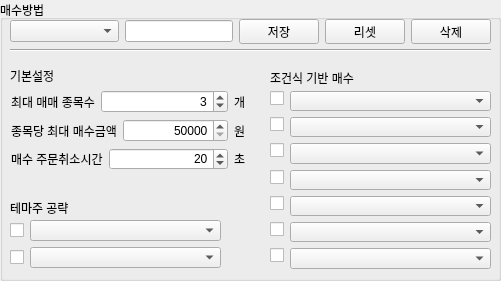
   <widget class="QGroupBox" name="groupBox_2">
    <property name="geometry">
     <rect>
      <x>10</x>
      <y>350</y>
      <width>501</width>
      <height>281</height>
     </rect>
    </property>
    <property name="title">
     <string>매수방법</string>
    </property>
    <widget class="QLabel" name="label_47">
     <property name="geometry">
      <rect>
       <x>10</x>
       <y>70</y>
       <width>56</width>
       <height>12</height>
      </rect>
     </property>
     <property name="text">
      <string>기본설정</string>
     </property>
    </widget>
    <widget class="QLabel" name="label_55">
     <property name="geometry">
      <rect>
       <x>270</x>
       <y>70</y>
       <width>101</width>
       <height>16</height>
      </rect>
     </property>
     <property name="text">
      <string>조건식 기반 매수</string>
     </property>
    </widget>
    <widget class="Line" name="line_4">
     <property name="geometry">
      <rect>
       <x>10</x>
       <y>42</y>
       <width>481</width>
       <height>16</height>
      </rect>
     </property>
     <property name="orientation">
      <enum>Qt::Horizontal</enum>
     </property>
    </widget>
    <widget class="QWidget" name="layoutWidget_11">
     <property name="geometry">
      <rect>
       <x>10</x>
       <y>19</y>
       <width>481</width>
       <height>25</height>
      </rect>
     </property>
     <layout class="QHBoxLayout" name="horizontalLayout_21" stretch="10,10,0,0,0">
      <item>
       <widget class="QComboBox" name="cmb_buy_method_list"/>
      </item>
      <item>
       <widget class="QLineEdit" name="le_buy_method">
        <property name="enabled">
         <bool>true</bool>
        </property>
       </widget>
      </item>
      <item>
       <widget class="QPushButton" name="btn_buy_method_save">
        <property name="text">
         <string>저장</string>
        </property>
       </widget>
      </item>
      <item>
       <widget class="QPushButton" name="btn_buy_method_reset">
        <property name="text">
         <string>리셋</string>
        </property>
       </widget>
      </item>
      <item>
       <widget class="QPushButton" name="btn_buy_method_delete">
        <property name="text">
         <string>삭제</string>
        </property>
       </widget>
      </item>
     </layout>
    </widget>
    <widget class="QLabel" name="label_60">
     <property name="geometry">
      <rect>
       <x>10</x>
       <y>200</y>
       <width>71</width>
       <height>16</height>
      </rect>
     </property>
     <property name="text">
      <string>테마주 공략</string>
     </property>
    </widget>
    <widget class="QWidget" name="layoutWidget">
     <property name="geometry">
      <rect>
       <x>11</x>
       <y>90</y>
       <width>235</width>
       <height>80</height>
      </rect>
     </property>
     <layout class="QVBoxLayout" name="verticalLayout">
      <item>
       <layout class="QHBoxLayout" name="horizontalLayout_15" stretch="0,1,0">
        <item>
         <widget class="QLabel" name="label">
          <property name="text">
           <string>최대 매매 종목수</string>
          </property>
         </widget>
        </item>
        <item>
         <widget class="QSpinBox" name="spb_max_stock_num">
          <property name="alignment">
           <set>Qt::AlignRight|Qt::AlignTrailing|Qt::AlignVCenter</set>
          </property>
          <property name="minimum">
           <number>1</number>
          </property>
          <property name="maximum">
           <number>10</number>
          </property>
          <property name="singleStep">
           <number>1</number>
          </property>
          <property name="value">
           <number>3</number>
          </property>
         </widget>
        </item>
        <item>
         <widget class="QLabel" name="label_4">
          <property name="text">
           <string>개</string>
          </property>
         </widget>
        </item>
       </layout>
      </item>
      <item>
       <layout class="QHBoxLayout" name="horizontalLayout_17" stretch="0,1,0">
        <item>
         <widget class="QLabel" name="label_2">
          <property name="text">
           <string>종목당 최대 매수금액</string>
          </property>
         </widget>
        </item>
        <item>
         <widget class="QSpinBox" name="spb_max_stock_price">
          <property name="alignment">
           <set>Qt::AlignRight|Qt::AlignTrailing|Qt::AlignVCenter</set>
          </property>
          <property name="minimum">
           <number>50000</number>
          </property>
          <property name="maximum">
           <number>200000</number>
          </property>
          <property name="singleStep">
           <number>10000</number>
          </property>
          <property name="value">
           <number>50000</number>
          </property>
         </widget>
        </item>
        <item>
         <widget class="QLabel" name="label_5">
          <property name="text">
           <string>원</string>
          </property>
         </widget>
        </item>
       </layout>
      </item>
      <item>
       <layout class="QHBoxLayout" name="horizontalLayout_16" stretch="0,1,0">
        <item>
         <widget class="QLabel" name="label_3">
          <property name="text">
           <string>매수 주문취소시간</string>
          </property>
         </widget>
        </item>
        <item>
         <widget class="QSpinBox" name="spb_buy_cancel_time">
          <property name="alignment">
           <set>Qt::AlignRight|Qt::AlignTrailing|Qt::AlignVCenter</set>
          </property>
          <property name="minimum">
           <number>10</number>
          </property>
          <property name="maximum">
           <number>180</number>
          </property>
          <property name="singleStep">
           <number>10</number>
          </property>
          <property name="value">
           <number>20</number>
          </property>
          <property name="displayIntegerBase">
           <number>10</number>
          </property>
         </widget>
        </item>
        <item>
         <widget class="QLabel" name="label_24">
          <property name="text">
           <string>초</string>
          </property>
         </widget>
        </item>
       </layout>
      </item>
     </layout>
    </widget>
    <widget class="QWidget" name="layoutWidget">
     <property name="geometry">
      <rect>
       <x>10</x>
       <y>220</y>
       <width>211</width>
       <height>48</height>
      </rect>
     </property>
     <layout class="QGridLayout" name="gridLayout_5" columnstretch="0,1">
      <item row="0" column="0">
       <widget class="QCheckBox" name="chb_buy_theme_01">
        <property name="text">
         <string/>
        </property>
       </widget>
      </item>
      <item row="0" column="1">
       <widget class="QComboBox" name="cmb_buy_theme_01"/>
      </item>
      <item row="1" column="0">
       <widget class="QCheckBox" name="chb_buy_theme_02">
        <property name="text">
         <string/>
        </property>
       </widget>
      </item>
      <item row="1" column="1">
       <widget class="QComboBox" name="cmb_buy_theme_02"/>
      </item>
     </layout>
    </widget>
    <widget class="QWidget" name="">
     <property name="geometry">
      <rect>
       <x>270</x>
       <y>91</y>
       <width>221</width>
       <height>178</height>
      </rect>
     </property>
     <layout class="QFormLayout" name="formLayout_2">
      <item row="0" column="0">
       <widget class="QCheckBox" name="chb_buy_condition_01">
        <property name="text">
         <string/>
        </property>
       </widget>
      </item>
      <item row="0" column="1">
       <widget class="QComboBox" name="cmb_buy_condition_01"/>
      </item>
      <item row="1" column="0">
       <widget class="QCheckBox" name="chb_buy_condition_02">
        <property name="text">
         <string/>
        </property>
       </widget>
      </item>
      <item row="1" column="1">
       <widget class="QComboBox" name="cmb_buy_condition_02"/>
      </item>
      <item row="2" column="0">
       <widget class="QCheckBox" name="chb_buy_condition_03">
        <property name="text">
         <string/>
        </property>
       </widget>
      </item>
      <item row="2" column="1">
       <widget class="QComboBox" name="cmb_buy_condition_03"/>
      </item>
      <item row="3" column="0">
       <widget class="QCheckBox" name="chb_buy_condition_04">
        <property name="text">
         <string/>
        </property>
       </widget>
      </item>
      <item row="3" column="1">
       <widget class="QComboBox" name="cmb_buy_condition_04"/>
      </item>
      <item row="4" column="0">
       <widget class="QCheckBox" name="chb_buy_condition_05">
        <property name="text">
         <string/>
        </property>
       </widget>
      </item>
      <item row="4" column="1">
       <widget class="QComboBox" name="cmb_buy_condition_05"/>
      </item>
      <item row="5" column="0">
       <widget class="QCheckBox" name="chb_buy_condition_06">
        <property name="text">
         <string/>
        </property>
       </widget>
      </item>
      <item row="5" column="1">
       <widget class="QComboBox" name="cmb_buy_condition_06"/>
      </item>
      <item row="6" column="0">
       <widget class="QCheckBox" name="chb_buy_condition_07">
        <property name="text">
         <string/>
        </property>
       </widget>
      </item>
      <item row="6" column="1">
       <widget class="QComboBox" name="cmb_buy_condition_07"/>
      </item>
     </layout>
    </widget>
   </widget>
